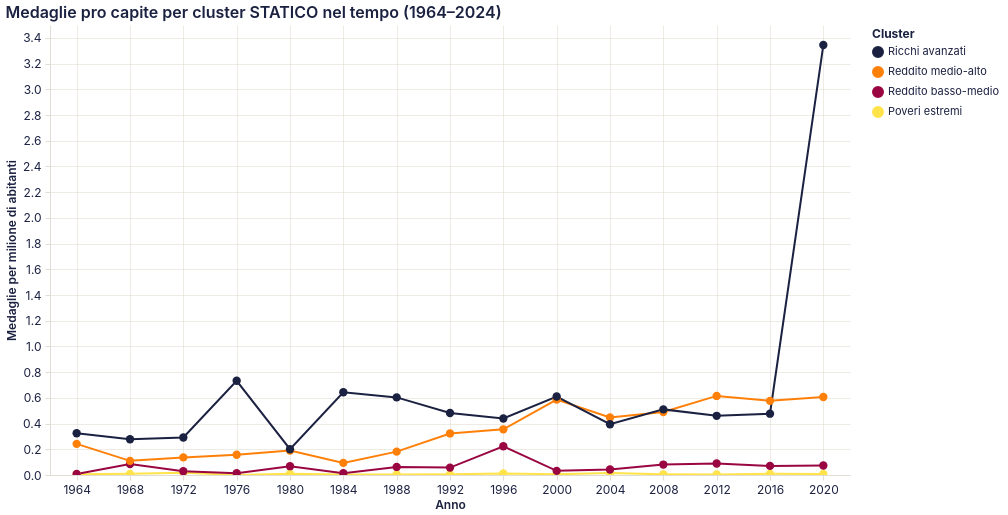

This figure's Vega-Lite source:
### Vega-Lite specification from a JSON file in a GitHub repository (floating-point values rounded to 4 significant figures)
{"$schema": "https://vega.github.io/schema/vega-lite/v5.20.1.json", "config": {"arc": {"fill": "#1b2140"}, "area": {"fill": "#1b2140", "fillOpacity": 0.15, "line": true}, "axis": {"domainColor": "#e2ddd4", "grid": true, "gridColor": "#e2ddd4", "gridWidth": 0.6, "labelAngle": 0, "labelColor": "#1b2140", "labelFont": "Inter, system-ui, -apple-system, BlinkMacSystemFont, 'Segoe UI', Roboto, sans-serif", "labelFontSize": 12, "labelFontWeight": 400, "labelPadding": 4, "tickColor": "#e2ddd4", "tickSize": 5, "titleColor": "#1b2140", "titleFont": "Inter, system-ui, -apple-system, BlinkMacSystemFont, 'Segoe UI', Roboto, sans-serif", "titleFontSize": 12, "titleFontWeight": 600}, "axisBand": {"grid": false}, "background": "transparent", "bar": {"fill": "#1b2140"}, "legend": {"labelColor": "#1b2140", "labelFont": "Inter, system-ui, -apple-system, BlinkMacSystemFont, 'Segoe UI', Roboto, sans-serif", "labelFontSize": 11, "padding": 4, "symbolType": "circle", "title": null, "titleColor": "#1b2140", "titleFont": "Inter, system-ui, -apple-system, BlinkMacSystemFont, 'Segoe UI', Roboto, sans-serif", "titleFontSize": 12}, "line": {"stroke": "#1b2140", "strokeWidth": 2}, "mark": {"color": "#1b2140"}, "path": {"stroke": "#1b2140"}, "point": {"fill": "#1b2140", "filled": true}, "range": {"category": ["#1b2140", "#ff8009", "#9a0641", "#ffe34a", "#e7b6af", "#0088b0", "#e03830"]}, "rect": {"fill": "#1b2140"}, "shape": {"stroke": "#1b2140"}, "symbol": {"fill": "#1b2140"}, "title": {"anchor": "start", "color": "#1b2140", "font": "Inter, system-ui, -apple-system, BlinkMacSystemFont, 'Segoe UI', Roboto, sans-serif", "fontSize": 16, "fontWeight": 600, "subtitleColor": "#1b2140", "subtitleFont": "Inter, system-ui, -apple-system, BlinkMacSystemFont, 'Segoe UI', Roboto, sans-serif"}, "view": {"continuousHeight": 300, "continuousWidth": 400, "fill": null, "stroke": null}}, "data": {"name": "data-94746f32f2e53e6536649c4eff5ed752"}, "datasets": {"data-94746f32f2e53e6536649c4eff5ed752": [{"cluster_label": "Poveri estremi", "medaglie_pro_capite": 0.006267, "year": 1964}, {"cluster_label": "Poveri estremi", "medaglie_pro_capite": 0.008958, "year": 1968}, {"cluster_label": "Poveri estremi", "medaglie_pro_capite": 0.01817, "year": 1972}, {"cluster_label": "Poveri estremi", "medaglie_pro_capite": 0.0004298, "year": 1976}, {"cluster_label": "Poveri estremi", "medaglie_pro_capite": 0.008936, "year": 1980}, {"cluster_label": "Poveri estremi", "medaglie_pro_capite": 0.004337, "year": 1984}, {"cluster_label": "Poveri estremi", "medaglie_pro_capite": 0.004496, "year": 1988}, {"cluster_label": "Poveri estremi", "medaglie_pro_capite": 0.005151, "year": 1992}, {"cluster_label": "Poveri estremi", "medaglie_pro_capite": 0.01147, "year": 1996}, {"cluster_label": "Poveri estremi", "medaglie_pro_capite": 0.006055, "year": 2000}, {"cluster_label": "Poveri estremi", "medaglie_pro_capite": 0.01537, "year": 2004}, {"cluster_label": "Poveri estremi", "medaglie_pro_capite": 0.005344, "year": 2008}, {"cluster_label": "Poveri estremi", "medaglie_pro_capite": 0.004158, "year": 2012}, {"cluster_label": "Poveri estremi", "medaglie_pro_capite": 0.00901, "year": 2016}, {"cluster_label": "Poveri estremi", "medaglie_pro_capite": 0.00752, "year": 2020}, {"cluster_label": "Reddito basso-medio", "medaglie_pro_capite": 0.007916, "year": 1964}, {"cluster_label": "Reddito basso-medio", "medaglie_pro_capite": 0.08528, "year": 1968}, {"cluster_label": "Reddito basso-medio", "medaglie_pro_capite": 0.0297, "year": 1972}, {"cluster_label": "Reddito basso-medio", "medaglie_pro_capite": 0.01359, "year": 1976}, {"cluster_label": "Reddito basso-medio", "medaglie_pro_capite": 0.06851, "year": 1980}, {"cluster_label": "Reddito basso-medio", "medaglie_pro_capite": 0.01369, "year": 1984}, {"cluster_label": "Reddito basso-medio", "medaglie_pro_capite": 0.06268, "year": 1988}, {"cluster_label": "Reddito basso-medio", "medaglie_pro_capite": 0.05755, "year": 1992}, {"cluster_label": "Reddito basso-medio", "medaglie_pro_capite": 0.2236, "year": 1996}, {"cluster_label": "Reddito basso-medio", "medaglie_pro_capite": 0.03225, "year": 2000}, {"cluster_label": "Reddito basso-medio", "medaglie_pro_capite": 0.04305, "year": 2004}, {"cluster_label": "Reddito basso-medio", "medaglie_pro_capite": 0.0812, "year": 2008}, {"cluster_label": "Reddito basso-medio", "medaglie_pro_capite": 0.08903, "year": 2012}, {"cluster_label": "Reddito basso-medio", "medaglie_pro_capite": 0.07068, "year": 2016}, {"cluster_label": "Reddito basso-medio", "medaglie_pro_capite": 0.07426, "year": 2020}, {"cluster_label": "Reddito medio-alto", "medaglie_pro_capite": 0.2423, "year": 1964}, {"cluster_label": "Reddito medio-alto", "medaglie_pro_capite": 0.1101, "year": 1968}, {"cluster_label": "Reddito medio-alto", "medaglie_pro_capite": 0.1369, "year": 1972}, {"cluster_label": "Reddito medio-alto", "medaglie_pro_capite": 0.1578, "year": 1976}, {"cluster_label": "Reddito medio-alto", "medaglie_pro_capite": 0.1902, "year": 1980}, {"cluster_label": "Reddito medio-alto", "medaglie_pro_capite": 0.09442, "year": 1984}, {"cluster_label": "Reddito medio-alto", "medaglie_pro_capite": 0.1818, "year": 1988}, {"cluster_label": "Reddito medio-alto", "medaglie_pro_capite": 0.3232, "year": 1992}, {"cluster_label": "Reddito medio-alto", "medaglie_pro_capite": 0.3554, "year": 1996}, {"cluster_label": "Reddito medio-alto", "medaglie_pro_capite": 0.5869, "year": 2000}, {"cluster_label": "Reddito medio-alto", "medaglie_pro_capite": 0.4468, "year": 2004}, {"cluster_label": "Reddito medio-alto", "medaglie_pro_capite": 0.49, "year": 2008}, {"cluster_label": "Reddito medio-alto", "medaglie_pro_capite": 0.6151, "year": 2012}, {"cluster_label": "Reddito medio-alto", "medaglie_pro_capite": 0.5768, "year": 2016}, {"cluster_label": "Reddito medio-alto", "medaglie_pro_capite": 0.6066, "year": 2020}, {"cluster_label": "Ricchi avanzati", "medaglie_pro_capite": 0.3247, "year": 1964}, {"cluster_label": "Ricchi avanzati", "medaglie_pro_capite": 0.2778, "year": 1968}, {"cluster_label": "Ricchi avanzati", "medaglie_pro_capite": 0.2914, "year": 1972}, {"cluster_label": "Ricchi avanzati", "medaglie_pro_capite": 0.7329, "year": 1976}, {"cluster_label": "Ricchi avanzati", "medaglie_pro_capite": 0.2005, "year": 1980}, {"cluster_label": "Ricchi avanzati", "medaglie_pro_capite": 0.644, "year": 1984}, {"cluster_label": "Ricchi avanzati", "medaglie_pro_capite": 0.6036, "year": 1988}, {"cluster_label": "Ricchi avanzati", "medaglie_pro_capite": 0.4823, "year": 1992}, {"cluster_label": "Ricchi avanzati", "medaglie_pro_capite": 0.4396, "year": 1996}, {"cluster_label": "Ricchi avanzati", "medaglie_pro_capite": 0.6104, "year": 2000}, {"cluster_label": "Ricchi avanzati", "medaglie_pro_capite": 0.3947, "year": 2004}, {"cluster_label": "Ricchi avanzati", "medaglie_pro_capite": 0.5103, "year": 2008}, {"cluster_label": "Ricchi avanzati", "medaglie_pro_capite": 0.4602, "year": 2012}, {"cluster_label": "Ricchi avanzati", "medaglie_pro_capite": 0.477, "year": 2016}, {"cluster_label": "Ricchi avanzati", "medaglie_pro_capite": 3.344, "year": 2020}]}, "encoding": {"color": {"field": "cluster_label", "scale": {"domain": ["Ricchi avanzati", "Reddito medio-alto", "Reddito basso-medio", "Poveri estremi"], "range": ["#1b2140", "#ff8009", "#9a0641", "#ffe34a"]}, "sort": ["Ricchi avanzati", "Reddito medio-alto", "Reddito basso-medio", "Poveri estremi"], "title": "Cluster", "type": "nominal"}, "tooltip": [{"field": "cluster_label", "title": "Cluster", "type": "nominal"}, {"field": "year", "title": "Anno", "type": "ordinal"}, {"field": "medaglie_pro_capite", "format": ".3f", "title": "Medaglie / milione ab.", "type": "quantitative"}], "x": {"field": "year", "title": "Anno", "type": "ordinal"}, "y": {"field": "medaglie_pro_capite", "title": "Medaglie per milione di abitanti", "type": "quantitative"}}, "height": 450, "mark": {"point": {"size": 70}, "type": "line"}, "params": [{"bind": "scales", "name": "param_9", "select": {"encodings": ["x", "y"], "type": "interval"}}], "title": "Medaglie pro capite per cluster STATICO nel tempo (1964–2024)", "width": 800}
